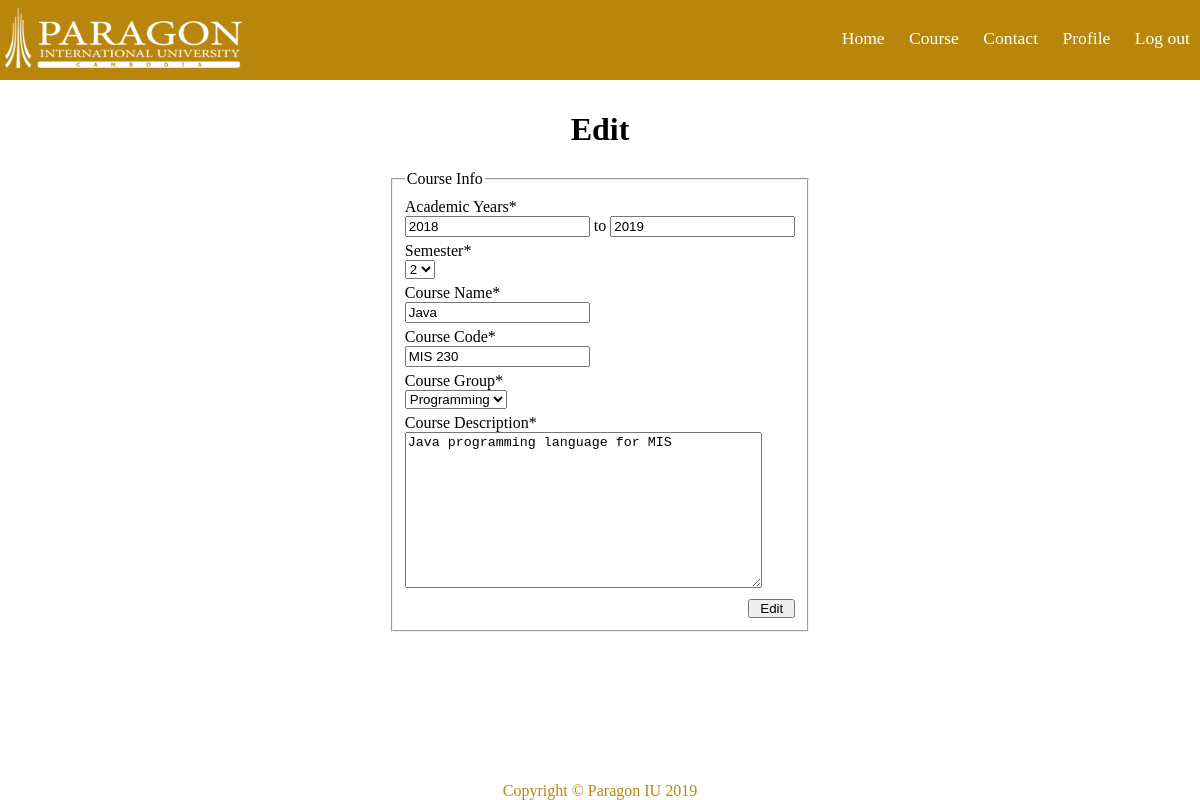
The page /php/course/form_course.php?action=edit&course_id=148 (signed in) on the database its author committed.
### tables this page shows
CREATE TABLE `course` (
  `id` int(11) NOT NULL,
  `academic` varchar(20) NOT NULL,
  `semester` tinyint(3) UNSIGNED NOT NULL,
  `courseName` varchar(255) NOT NULL,
  `courseCode` varchar(20) NOT NULL,
  `cgId` int(11) NOT NULL,
  `courseDescription` text NOT NULL,
  `createdBy` int(11) NOT NULL
);

### php/function/sql_cmds.php (called while the page is built, shortened)
<?php
function fetch_course_cmd($course_id)
{
    $sql = "SELECT c.id, c.academic, c.semester, c.courseName AS course_name,c.courseCode as course_code, c.cgId as cg_id, c.courseDescription AS course_desc, c.createdBy as created_by FROM course AS c WHERE c.id = '$course_id';";
    return $sql;
}

### php/model/course.php (called while the page is built, shortened)
<?php
class Course
{
	static function assoc_array_to_obj($arr)
	{
		$rtn = new Course();
		$rtn->id = $arr['id'] ?? -1;
		if (isset($arr['academic'])) {
			$arr['academic_y1'] = explode('-', $arr['academic'])[0];
			$arr['academic_y2'] = explode('-', $arr['academic'])[1];
		}
		$rtn->academic_y1 = $arr['academic_y1'];
		$rtn->academic_y2 = $arr['academic_y2'];
		$rtn->semester = $arr['semester'];
		$rtn->course_name = $arr['course_name'];
		$rtn->course_code = $arr['course_code'];
		$rtn->cg_id = $arr['cg_id'];
		$rtn->course_desc = $arr['course_desc'];
		if (isset($arr['created_by']))
			$rtn->created_by = $arr['created_by'];
		return $rtn;
	}
}

### php/model/course_group.php (called while the page is built)
<?php
    $cg_assoc = [
        1 => "Business",
        2 => "Economic",
        3 => "Programming",
        4 => "Engineering"
    ];
?>

### php/course/form_course.php (the view, shortened to what this page needs)
<?php
require_once '../function/sql_cmds.php';
require_once '../model/course.php';
$conn = open_db();
$action = $_GET['action'] ?? 'add';
if ($action == 'edit' && !isset($_SESSION["course"])) {
    $course_id = mysqli_real_escape_string($conn, $_GET["course_id"]);
    $sql = fetch_course_cmd($course_id);
    $res = mysqli_fetch_assoc(mysqli_query($conn, $sql));
    $course = Course::assoc_array_to_obj($res);
}
$year = date("Y");
?>
<!DOCTYPE html>
<html lang="en">
<head>
    <link rel="stylesheet" href="../../css/template.css">
</head>
<body>
    <div class="content">
        <h1 style="text-align: center"><?php echo ucfirst($action) ?></h1>
        <form action="<?php $action == 'add' ? print 'add_handler.php' : print "edit_handler.php?course_id={$course->id}" ?>" method="post" onsubmit="return check_if_no_error()">
            <fieldset>
                <legend>Course Info</legend>
                <p>Academic Years*</p>
                <input type="number" name="academic_y1" id="academic_y1" required value="<?php echo $course->academic_y1 ?? $year ?>">
                <label>to</label>
                <input type="number" name="academic_y2" id="academic_y2" required value="<?php echo $course->academic_y2 ?? $year + 1 ?>" onblur="validate_academic()">
                <p>Semester*</p>
                <select name="semester" id="semester" onblur="validate_semester()" required>
                    <?php
                    $selected = $course->semester ?? 1;
                    for ($i = 1; $i <= 8; ++$i) {
                        $selected_val = ($selected == $i ? 'selected' : '');
                        echo "<option value=\"$i\" $selected_val>$i</option>";
                    }
                    ?>
                </select>
                <p>Course Name*</p>
                <input type="text" id="course_name" name="course_name" maxlength="255" required onblur="validate_course_name(<?php echo $course->id ?? -1 ?>)" value="<?php echo $course->course_name ?? '' ?>">
                <p>Course Code*</p>
                <input type="text" id="course_code" name="course_code" maxlength="20" required onblur="validate_course_code(<?php echo $course->id ?? -1 ?>)" value="<?php echo $course->course_code ?? '' ?>">
                <p>Course Group*</p>
                <select name="cg_id" id="cg_id" onblur="validate_cg_id()" required>
                    <?php
                    include_once '../model/course_group.php';
                    $cgId = $course->cg_id ?? 1;
                    for ($i = 1; $i <= 4; ++$i) {
                        $selected = ($cgId == $i ? "selected" : "");
                        echo "<option value=\"$i\" $selected>$cg_assoc[$i]</option>";
                    }
                    ?>
                </select>
                <p>Course Description*</p>
                <textarea name="course_desc" maxlength="65535" rows="10" cols="42" onblur="validate_course_desc()" required><?php echo $course->course_desc ?? '' ?></textarea>
                <button type="submit" name="submit">
                    <?php
                    echo ucfirst($_GET["action"]);
                    ?>
                </button>
            </fieldset>
        </form>
    </div>
</body>
</html>

### css/template.css (style rules this page uses)
body { margin: 0; }
.content { padding: 10px; margin: 0 auto; }
button { padding: 0px 10px; margin: 2px 0px; }

### css/header.css (style rules this page uses)
.navbar { height: 5%; display: flex; justify-content: space-between; height: max-content; background-color: darkgoldenrod; font-weight: 500; font-size: 1.1em; }
.menu { height: 100%; }
.menu ul { vertical-align: middle; text-align: center; }
.menu li { padding: 10px; list-style-type: none; display: inline-block; }
.menu li a { text-decoration: none; color: white; }

### css/footer.css (style rules this page uses)
.footer { color: darkgoldenrod; width: 100%; position: fixed; bottom: 0; }
.footer p { width: 100%; text-align: center; }

### php/course/form_course.php (style rules this page uses)
p { margin: 5px 0px 0px 0px !important; }
button[type=submit] { float: right; }
.content { width: fit-content; margin: auto; }

### rows shown on the page
course: course_name "Java", course_code "MIS 230", course_desc "Java programming language for MIS"

### other values the page prints
$action "Edit"
$_GET["action"] "Edit"
form field semester "2"
form field cg_id "Programming"
